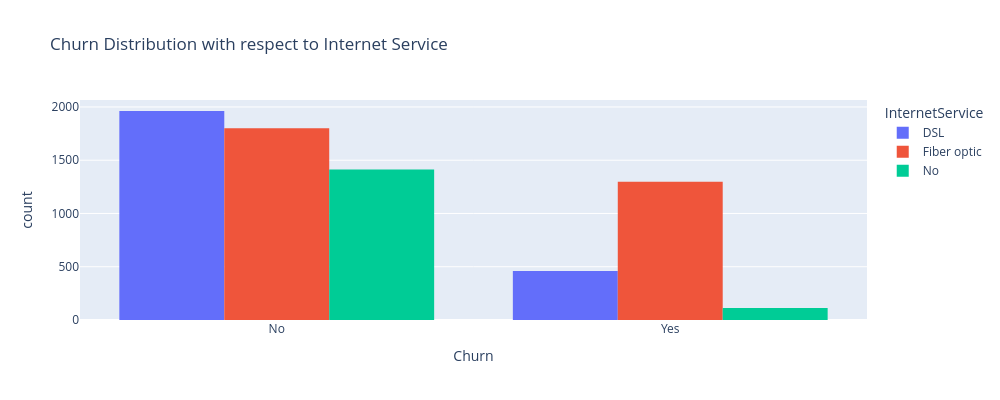

Notebook code cell kept with this figure:
### Code cell
fig = px.histogram(
    df, 
    x='Churn', 
    color='InternetService', 
    barmode='group',
    title='Churn Distribution with respect to Internet Service',
    width=1000,
    height=400
)

fig.show()

### Figure 1 — Plotly figure (JSON) as saved in the notebook; plotly's stock layout.template omitted (floating-point values rounded to 4 significant figures; data arrays with more than 128 entries replaced by an {"elided": "..."} marker saying what was removed)
{"data": [{"alignmentgroup": "True", "bingroup": "x", "hovertemplate": "InternetService=DSL<br>Churn=%{x}<br>count=%{y}<extra></extra>", "legendgroup": "DSL", "marker": {"color": "#636efa", "pattern": {"shape": ""}}, "name": "DSL", "offsetgroup": "DSL", "orientation": "v", "showlegend": true, "type": "histogram", "x": {"elided": "2421 str values"}, "xaxis": "x", "yaxis": "y"}, {"alignmentgroup": "True", "bingroup": "x", "hovertemplate": "InternetService=Fiber optic<br>Churn=%{x}<br>count=%{y}<extra></extra>", "legendgroup": "Fiber optic", "marker": {"color": "#EF553B", "pattern": {"shape": ""}}, "name": "Fiber optic", "offsetgroup": "Fiber optic", "orientation": "v", "showlegend": true, "type": "histogram", "x": {"elided": "3096 str values"}, "xaxis": "x", "yaxis": "y"}, {"alignmentgroup": "True", "bingroup": "x", "hovertemplate": "InternetService=No<br>Churn=%{x}<br>count=%{y}<extra></extra>", "legendgroup": "No", "marker": {"color": "#00cc96", "pattern": {"shape": ""}}, "name": "No", "offsetgroup": "No", "orientation": "v", "showlegend": true, "type": "histogram", "x": {"elided": "1526 str values"}, "xaxis": "x", "yaxis": "y"}], "layout": {"barmode": "group", "height": 400, "legend": {"title": {"text": "InternetService"}, "tracegroupgap": 0}, "title": {"text": "Churn Distribution with respect to Internet Service"}, "width": 1000, "xaxis": {"anchor": "y", "domain": [0, 1], "title": {"text": "Churn"}}, "yaxis": {"anchor": "x", "domain": [0, 1], "title": {"text": "count"}}}}
